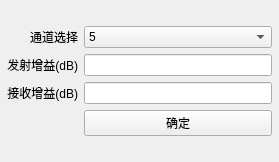
<?xml version="1.0" encoding="UTF-8"?>
<ui version="4.0">
 <class>RCMConfig</class>
 <widget class="QWidget" name="RCMConfig">
  <property name="geometry">
   <rect>
    <x>0</x>
    <y>0</y>
    <width>279</width>
    <height>162</height>
   </rect>
  </property>
  <property name="windowTitle">
   <string>Form</string>
  </property>
  <layout class="QGridLayout" name="gridLayout_2">
   <property name="leftMargin">
    <number>7</number>
   </property>
   <property name="topMargin">
    <number>7</number>
   </property>
   <property name="rightMargin">
    <number>7</number>
   </property>
   <property name="bottomMargin">
    <number>7</number>
   </property>
   <item row="0" column="0">
    <layout class="QGridLayout" name="gridLayout">
     <item row="0" column="0">
      <widget class="QLabel" name="label_2">
       <property name="text">
        <string>通道选择</string>
       </property>
       <property name="alignment">
        <set>Qt::AlignRight|Qt::AlignTrailing|Qt::AlignVCenter</set>
       </property>
      </widget>
     </item>
     <item row="1" column="0">
      <widget class="QLabel" name="label">
       <property name="text">
        <string>发射增益(dB)</string>
       </property>
       <property name="alignment">
        <set>Qt::AlignRight|Qt::AlignTrailing|Qt::AlignVCenter</set>
       </property>
      </widget>
     </item>
     <item row="0" column="1">
      <widget class="QComboBox" name="select_chnl">
       <item>
        <property name="text">
         <string>5</string>
        </property>
       </item>
       <item>
        <property name="text">
         <string>6</string>
        </property>
       </item>
       <item>
        <property name="text">
         <string>7</string>
        </property>
       </item>
       <item>
        <property name="text">
         <string>8</string>
        </property>
       </item>
       <item>
        <property name="text">
         <string>9</string>
        </property>
       </item>
      </widget>
     </item>
     <item row="1" column="1">
      <widget class="QLineEdit" name="txt_transmit_atte"/>
     </item>
     <item row="2" column="1">
      <widget class="QLineEdit" name="txt_recv_atte"/>
     </item>
     <item row="2" column="0">
      <widget class="QLabel" name="label_3">
       <property name="text">
        <string>接收增益(dB)</string>
       </property>
       <property name="alignment">
        <set>Qt::AlignRight|Qt::AlignTrailing|Qt::AlignVCenter</set>
       </property>
      </widget>
     </item>
     <item row="3" column="1">
      <widget class="QPushButton" name="btn_config">
       <property name="text">
        <string>确定</string>
       </property>
      </widget>
     </item>
    </layout>
   </item>
  </layout>
 </widget>
 <resources/>
 <connections/>
</ui>
